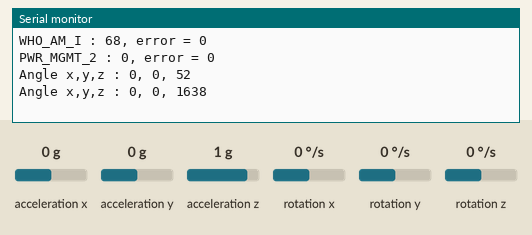
This sketch was run on a simulated Arduino Uno, built with avr-gcc and run on an emulated ATmega328P. Shown: the last lines printed to the serial monitor. Wiring (inferred from the names in the program): MPU-6050 motion sensor at I2C address 0x68. Inputs (shaded band) come from the test bench; at power-on: acceleration x 0 g, acceleration y 0 g, acceleration z 1 g, rotation x 0 °/s, rotation y 0 °/s, rotation z 0 °/s.

Above: at 1.3 s.
1.4 s: acceleration x set to 0.8 g
At 1.84 s:
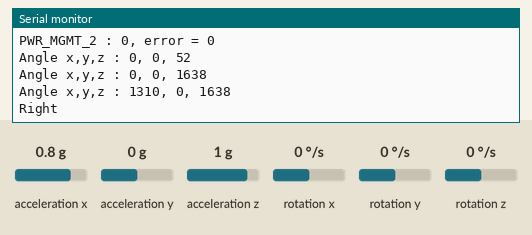
3.5 s: acceleration x set to -1.4 g
At 3.85 s:
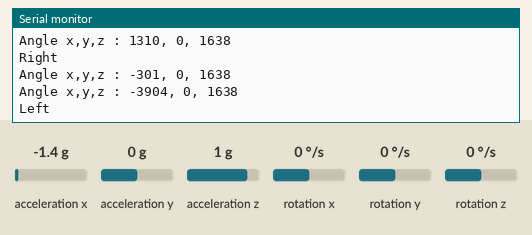
5.5 s: acceleration x set to 1.4 g
At 6.0 s:
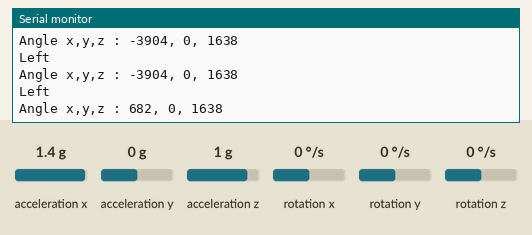
8.5 s: acceleration y set to -1.4 g
At 9.0 s:
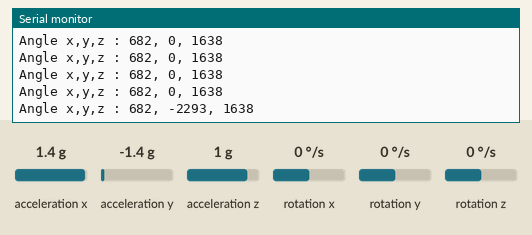
10.0 s: acceleration z set to -1.4 g
At 10.5 s:
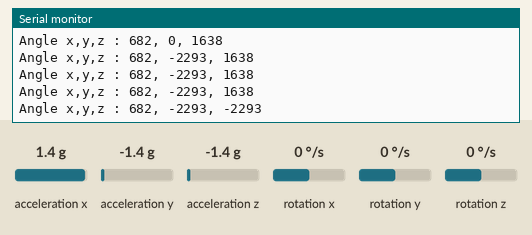
Timing chart, 0 to 12.5 s (numbered marks = the images above; inputs shaded):
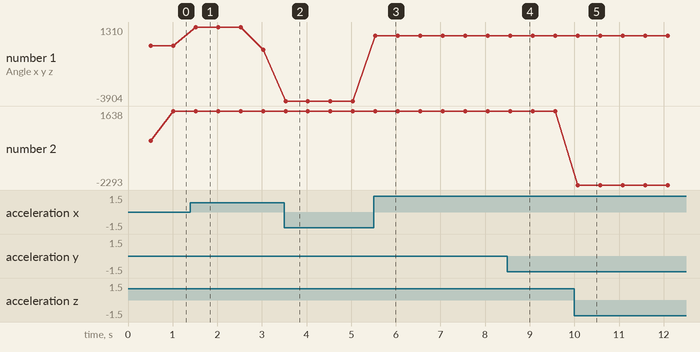

The sketch:

gyro.ino
```cpp
#include <math.h> // (no semicolon)
#include <Wire.h>
#include <SoftwareSerial.h>

SoftwareSerial BTserial(2,3);

/* MPU-6050 sensor */
#define MPU6050_ACCEL_XOUT_H 0x3B // R
#define MPU6050_PWR_MGMT_1 0x6B // R/W
#define MPU6050_PWR_MGMT_2 0x6C // R/W
#define MPU6050_WHO_AM_I 0x75 // R
#define MPU6050_I2C_ADDRESS 0x68

/* Kalman filter */
struct GyroKalman{
  /* These variables represent our state matrix x */
  float x_angle, x_bias;

  /* Our error covariance matrix */
  float P_00, P_01, P_10, P_11;

  /*
  * Q is a 2x2 matrix of the covariance. Because we
  * assume the gyro and accelerometer noise to be independent
  * of each other, the covariances on the / diagonal are 0.
  * Covariance Q, the process noise, from the assumption
  * x = F x + B u + w
  * with w having a normal distribution with covariance Q.
  * (covariance = E[ (X - E[X])*(X - E[X])' ]
  * We assume is linear with dt
  */
  float Q_angle, Q_gyro;

  /*
  * Covariance R, our observation noise (from the accelerometer)
  * Also assumed to be linear with dt
  */
  float R_angle;
};

struct GyroKalman angX;
struct GyroKalman angY;
struct GyroKalman angZ;

/*
* R represents the measurement covariance noise. In this case,
* it is a 1x1 matrix that says that we expect 0.3 rad jitter
* from the accelerometer.
*/
static const float R_angle = 0.3;     //.3 default

/*
* Q is a 2x2 matrix that represents the process covariance noise.
* In this case, it indicates how much we trust the acceleromter
* relative to the gyros
*/
static const float Q_angle = 0.01;  //0.01 (Kalman)
static const float Q_gyro = 0.04; //0.04 (Kalman)

//These are the limits of the values I got out of the Nunchuk accelerometers (yours may vary).
const int lowX = -2150;
const int highX = 2210;
const int lowY = -2150;
const int highY = 2210;
const int lowZ = -2150;
const int highZ = 2550;


/* time */
unsigned long prevSensoredTime = 0;
unsigned long curSensoredTime = 0;

typedef union accel_t_gyro_union
{
  struct
  {
  uint8_t x_accel_h;
  uint8_t x_accel_l;
  uint8_t y_accel_h;
  uint8_t y_accel_l;
  uint8_t z_accel_h;
  uint8_t z_accel_l;
  uint8_t t_h;
  uint8_t t_l;
  uint8_t x_gyro_h;
  uint8_t x_gyro_l;
  uint8_t y_gyro_h;
  uint8_t y_gyro_l;
  uint8_t z_gyro_h;
  uint8_t z_gyro_l;
  } reg;

  struct
  {
    int x_accel;
    int y_accel;
    int z_accel;
    int temperature;
    int x_gyro;
    int y_gyro;
    int z_gyro;
  } value;
};

int xInit[5] = {0,0,0,0,0};
int yInit[5] = {0,0,0,0,0};
int zInit[5] = {0,0,0,0,0};
int initIndex = 0;
int initSize = 5;
int xCal = 0;
int yCal = 0;
int zCal = 1800;


void setup()
{
  int error;
  uint8_t c;

  initGyroKalman(&angX, Q_angle, Q_gyro, R_angle);
  initGyroKalman(&angY, Q_angle, Q_gyro, R_angle);
  initGyroKalman(&angZ, Q_angle, Q_gyro, R_angle);

  Serial.begin(9600);
  Wire.begin();

  // default at power-up:
  // Gyro at 250 degrees second
  // Acceleration at 2g
  // Clock source at internal 8MHz
  // The device is in sleep mode.
  //
  error = MPU6050_read (MPU6050_WHO_AM_I, &c, 1);
  Serial.print(F("WHO_AM_I : "));
  Serial.print(c,HEX);
  Serial.print(F(", error = "));
  Serial.println(error,DEC);

  // According to the datasheet, the 'sleep' bit
  // should read a '1'. But I read a '0'.
  // That bit has to be cleared, since the sensor
  // is in sleep mode at power-up. Even if the
  // bit reads '0'.
  error = MPU6050_read (MPU6050_PWR_MGMT_2, &c, 1);
  Serial.print(F("PWR_MGMT_2 : "));
  Serial.print(c,HEX);
  Serial.print(F(", error = "));
  Serial.println(error,DEC);

  // Clear the 'sleep' bit to start the sensor.
  MPU6050_write_reg (MPU6050_PWR_MGMT_1, 0);
}


void loop()
{
  int error;
  double dT;
  accel_t_gyro_union accel_t_gyro;

  curSensoredTime = millis();

//  Serial.println(F(""));
//  Serial.println(F("MPU-6050"));

  // Read the raw values.
  // Read 14 bytes at once,
  // containing acceleration, temperature and gyro.
  // With the default settings of the MPU-6050,
  // there is no filter enabled, and the values
  // are not very stable.
  error = MPU6050_read (MPU6050_ACCEL_XOUT_H, (uint8_t *) &accel_t_gyro, sizeof(accel_t_gyro));
  if(error != 0) {
    Serial.print(F("Read accel, temp and gyro, error = "));
    Serial.println(error,DEC);
  }
  // Swap all high and low bytes.
  // After this, the registers values are swapped,
  // so the structure name like x_accel_l does no
  // longer contain the lower byte.
  uint8_t swap;
  #define SWAP(x,y) swap = x; x = y; y = swap
  SWAP (accel_t_gyro.reg.x_accel_h, accel_t_gyro.reg.x_accel_l);
  SWAP (accel_t_gyro.reg.y_accel_h, accel_t_gyro.reg.y_accel_l);
  SWAP (accel_t_gyro.reg.z_accel_h, accel_t_gyro.reg.z_accel_l);
  SWAP (accel_t_gyro.reg.t_h, accel_t_gyro.reg.t_l);
  SWAP (accel_t_gyro.reg.x_gyro_h, accel_t_gyro.reg.x_gyro_l);
  SWAP (accel_t_gyro.reg.y_gyro_h, accel_t_gyro.reg.y_gyro_l);
  SWAP (accel_t_gyro.reg.z_gyro_h, accel_t_gyro.reg.z_gyro_l);


  if(prevSensoredTime > 0) {
    int gx1=0, gy1=0, gz1 = 0;
    float gx2=0, gy2=0, gz2 = 0;

    int loopTime = curSensoredTime - prevSensoredTime;

    gx2 = angleInDegrees(lowX, highX, accel_t_gyro.value.x_gyro);
    gy2 = angleInDegrees(lowY, highY, accel_t_gyro.value.y_gyro);
    gz2 = angleInDegrees(lowZ, highZ, accel_t_gyro.value.z_gyro);

    predict(&angX, gx2, loopTime);
    predict(&angY, gy2, loopTime);
    predict(&angZ, gz2, loopTime);

    gx1 = update(&angX, accel_t_gyro.value.x_accel) / 10;
    gy1 = update(&angY, accel_t_gyro.value.y_accel) / 10;
    gz1 = update(&angZ, accel_t_gyro.value.z_accel) / 10;


    if(initIndex < initSize) {
      xInit[initIndex] = gx1;
      yInit[initIndex] = gy1;
      zInit[initIndex] = gz1;
      if(initIndex == initSize - 1) {
        int sumX = 0; int sumY = 0; int sumZ = 0;
        for(int k=1; k <= initSize; k++) {
          sumX += xInit[k];
          sumY += yInit[k];
          sumZ += zInit[k];
        }

        xCal -= sumX/(initSize -1);
        yCal -= sumY/(initSize -1);
        zCal = (sumZ/(initSize -1) - zCal);
      }
      initIndex++;
    }


    else {
        gx1 += xCal;
        gy1 += yCal;
        //gz1 += zCal;

      // ???????? ???? ????? o???? ????
      // if(gz1 < 1400 && -250 < gy1 && gy1 < 250 && gx1 < 500) {
      //  Serial.print(F("Turn right"));
      //  Serial.println(F(""));
      //}

    }

    Serial.print(F("Angle x,y,z : "));
    Serial.print(gx1, DEC);
    Serial.print(F(", "));
    Serial.print(gy1, DEC);
    Serial.print(F(", "));
    Serial.print(gz1, DEC);
    Serial.println(F(""));

  if(gx1 < -400){     //고개를 왼쪽으로 돌렸을 때, 'L'을 전송
  BTserial.write('L');
  Serial.println("Left");
  }


  if(gx1 > 1300){    //고개를 오른쪽으로 돌렸을 때, 'R'을 전송
  BTserial.write('R');
  Serial.println("Right");
  }

  }


  prevSensoredTime = curSensoredTime;
  delay(500);

} // End of loop()


/**************************************************
 * Sensor read/write
 **************************************************/
int MPU6050_read(int start, uint8_t *buffer, int size)
{
  int i, n, error;

  Wire.beginTransmission(MPU6050_I2C_ADDRESS);

  n = Wire.write(start);
  if (n != 1)
    return (-10);

  n = Wire.endTransmission(false); // hold the I2C-bus
  if (n != 0)
    return (n);

  // Third parameter is true: relase I2C-bus after data is read.
  Wire.requestFrom(MPU6050_I2C_ADDRESS, size, true);
  i = 0;
  while(Wire.available() && i<size)
  {
    buffer[i++]=Wire.read();
  }
  if ( i != size)
    return (-11);
  return (0); // return : no error
}

int MPU6050_write(int start, const uint8_t *pData, int size)
{
  int n, error;

  Wire.beginTransmission(MPU6050_I2C_ADDRESS);

  n = Wire.write(start); // write the start address
  if (n != 1)
    return (-20);

  n = Wire.write(pData, size); // write data bytes
  if (n != size)
    return (-21);

  error = Wire.endTransmission(true); // release the I2C-bus
  if (error != 0)
    return (error);
  return (0); // return : no error
}

int MPU6050_write_reg(int reg, uint8_t data)
{
  int error;
  error = MPU6050_write(reg, &data, 1);
  return (error);
}

/**************************************************
 * Raw data processing
 **************************************************/
float angleInDegrees(int lo, int hi, int measured) {
  float x = (hi - lo)/180.0;
  return (float)measured/x;
}

void initGyroKalman(struct GyroKalman *kalman, const float Q_angle, const float Q_gyro, const float R_angle) {
  kalman->Q_angle = Q_angle;
  kalman->Q_gyro = Q_gyro;
  kalman->R_angle = R_angle;

  kalman->P_00 = 0;
  kalman->P_01 = 0;
  kalman->P_10 = 0;
  kalman->P_11 = 0;
}

/*
* The kalman predict method.
* kalman    the kalman data structure
* dotAngle    Derivitive Of The (D O T) Angle. This is the change in the angle from the gyro.
*           This is the value from the Wii MotionPlus, scaled to fast/slow.
* dt        the change in time, in seconds; in other words the amount of time it took to sweep dotAngle
*/
void predict(struct GyroKalman *kalman, float dotAngle, float dt) {
  kalman->x_angle += dt * (dotAngle - kalman->x_bias);
  kalman->P_00 += -1 * dt * (kalman->P_10 + kalman->P_01) + dt*dt * kalman->P_11 + kalman->Q_angle;
  kalman->P_01 += -1 * dt * kalman->P_11;
  kalman->P_10 += -1 * dt * kalman->P_11;
  kalman->P_11 += kalman->Q_gyro;
}

/*
* The kalman update method
* kalman  the kalman data structure
* angle_m   the angle observed from the Wii Nunchuk accelerometer, in radians
*/
float update(struct GyroKalman *kalman, float angle_m) {
  const float y = angle_m - kalman->x_angle;
  const float S = kalman->P_00 + kalman->R_angle;
  const float K_0 = kalman->P_00 / S;
  const float K_1 = kalman->P_10 / S;
  kalman->x_angle += K_0 * y;
  kalman->x_bias += K_1 * y;
  kalman->P_00 -= K_0 * kalman->P_00;
  kalman->P_01 -= K_0 * kalman->P_01;
  kalman->P_10 -= K_1 * kalman->P_00;
  kalman->P_11 -= K_1 * kalman->P_01;
  return kalman->x_angle;
}
```

Measured:
- after the input at 1.4 s, the serial monitor: prints a new line after 0.11 s (image 1)
- after the input at 3.5 s, the serial monitor: prints a new line at once (image 2)
- after the input at 5.5 s, the serial monitor: prints a new line at once (image 3)
- after the input at 8.5 s, the serial monitor: prints a new line after 0.06 s (image 4)
- after the input at 10.0 s, the serial monitor: prints a new line after 0.08 s (image 5)
- plotted number 1: 0 → -301 after the input at 1.4 s, -301 → -3904 after the input at 3.5 s, -3904 → 682 after the input at 5.5 s
